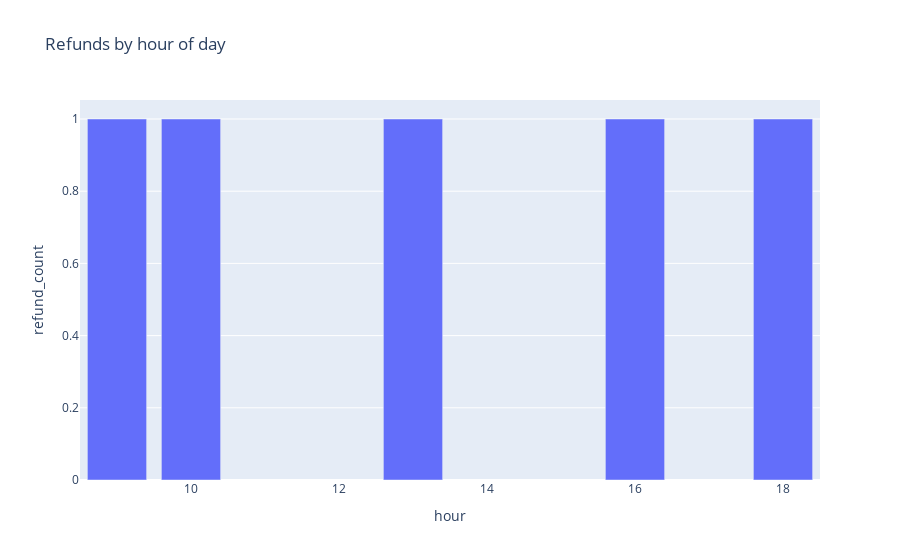

Here is the notebook cell this chart was saved with:
### Markdown cell above
- Do refunds happen more at specific times of day?

### Code cell
refunds_by_hour = (df[df["status_proccess"] == "refund"].groupby("hour").size().reset_index(name="refund_count"))

fig = px.bar(refunds_by_hour,x="hour",y="refund_count",title="Refunds by hour of day")
fig.show()

### Figure 1 — Plotly figure (JSON) as saved in the notebook; plotly's stock layout.template omitted (floating-point values rounded to 4 significant figures)
{"data": [{"hovertemplate": "hour=%{x}<br>refund_count=%{y}<extra></extra>", "legendgroup": "", "marker": {"color": "#636efa", "pattern": {"shape": ""}}, "name": "", "orientation": "v", "showlegend": false, "textposition": "auto", "type": "bar", "x": [9.0, 10.0, 13.0, 16.0, 18.0], "xaxis": "x", "y": [1, 1, 1, 1, 1], "yaxis": "y"}], "layout": {"barmode": "relative", "legend": {"tracegroupgap": 0}, "title": {"text": "Refunds by hour of day"}, "xaxis": {"anchor": "y", "domain": [0, 1], "title": {"text": "hour"}}, "yaxis": {"anchor": "x", "domain": [0, 1], "title": {"text": "refund_count"}}}}
